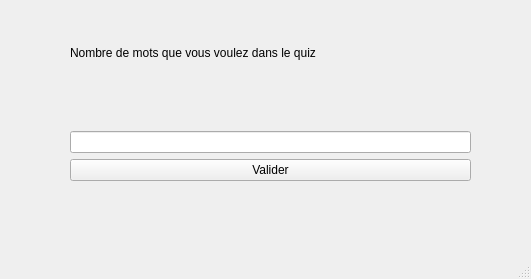
<?xml version="1.0" encoding="UTF-8"?>
<ui version="4.0">
 <class>QuizVocab</class>
 <widget class="QMainWindow" name="QuizVocab">
  <property name="geometry">
   <rect>
    <x>0</x>
    <y>0</y>
    <width>531</width>
    <height>279</height>
   </rect>
  </property>
  <property name="windowTitle">
   <string>MainWindow</string>
  </property>
  <widget class="QWidget" name="centralwidget">
   <widget class="QWidget" name="layoutWidget">
    <property name="geometry">
     <rect>
      <x>70</x>
      <y>30</y>
      <width>401</width>
      <height>151</height>
     </rect>
    </property>
    <layout class="QVBoxLayout" name="verticalLayout">
     <item>
      <widget class="QLabel" name="label">
       <property name="text">
        <string>Nombre de mots que vous voulez dans le quiz</string>
       </property>
      </widget>
     </item>
     <item>
      <widget class="QLabel" name="labelMaxWordAvailable">
       <property name="text">
        <string/>
       </property>
      </widget>
     </item>
     <item>
      <widget class="QLineEdit" name="lineEditNumberOfWord"/>
     </item>
     <item>
      <widget class="QPushButton" name="pushButtonToValidNumberOfWord">
       <property name="text">
        <string>Valider</string>
       </property>
      </widget>
     </item>
    </layout>
   </widget>
   <widget class="QLabel" name="errorInputNbOfWordLbl">
    <property name="geometry">
     <rect>
      <x>70</x>
      <y>190</y>
      <width>399</width>
      <height>40</height>
     </rect>
    </property>
    <property name="text">
     <string/>
    </property>
   </widget>
  </widget>
  <widget class="QMenuBar" name="menubar">
   <property name="geometry">
    <rect>
     <x>0</x>
     <y>0</y>
     <width>531</width>
     <height>22</height>
    </rect>
   </property>
  </widget>
  <widget class="QStatusBar" name="statusbar"/>
 </widget>
 <resources/>
 <connections/>
</ui>
